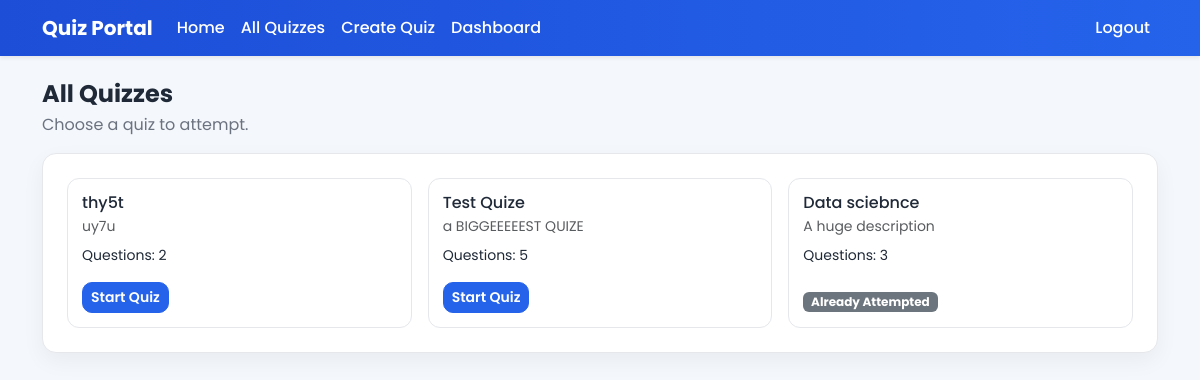
The app's page /quizzes/ (signed in) with its own data.
### quiz/models.py (models this page shows, shortened)
class Quiz(models.Model):
    title = models.CharField(max_length=200)
    description = models.TextField()
    created_at = models.DateTimeField(auto_now_add=True)

### quiz/views.py (the view)
# urls.py: path('quizzes/', views.quiz_list, name='quiz_list'),
@login_required
def quiz_list(request):
    quizzes = Quiz.objects.all().order_by('-created_at')
    participant = Participant.objects.filter(user=request.user).first()
    attempted_quiz_ids = []
    if participant:
        attempted_quiz_ids = list(
            Result.objects.filter(participant=participant).values_list('quiz_id', flat=True)
        )
    return render(
        request,
        'quiz/quiz_list.html',
        {
            'quizzes': quizzes,
            'attempted_quiz_ids': attempted_quiz_ids,
        },
    )

### quiz/templates/quiz/quiz_list.html (shortened to what this page needs)
{% extends 'quiz/base.html' %}
{% block content %}
<div class="d-flex justify-content-between align-items-center mb-3">
    <div>
        <h2 class="section-title h4 mb-1">All Quizzes</h2>
        <p class="section-subtitle">Choose a quiz to attempt.</p>
    </div>
</div>
<div class="page-box p-4">
    {% if quizzes %}
        <div class="row g-3">
            {% for quiz in quizzes %}
                <div class="col-md-6 col-xl-4">
                    <div class="quiz-card d-flex flex-column">
                        <h3 class="h6 mb-1">{{ quiz.title }}</h3>
                        <p class="text-muted small mb-2">{{ quiz.description|truncatechars:100 }}</p>
                        <p class="small mb-3">Questions: {{ quiz.questions.count }}</p>
                        <div class="mt-auto">
                            {% if user.is_superuser %}
                                <a href="{% url 'edit_quiz' quiz.id %}" class="btn btn-outline-primary btn-sm">Edit Quiz</a>
                            {% elif user.is_authenticated %}
                                {% if quiz.id in attempted_quiz_ids %}
                                    <span class="badge text-bg-secondary">Already Attempted</span>
                                {% else %}
                                    <a href="{% url 'attempt_quiz' quiz.id %}" class="btn btn-primary btn-sm">Start Quiz</a>
                                {% endif %}
                            {% else %}
                                <a href="{% url 'login' %}" class="btn btn-primary btn-sm">Login to Attempt</a>
                            {% endif %}
                        </div>
                    </div>
                </div>
            {% endfor %}
        </div>
    {% else %}
        <p class="text-muted mb-0">No quizzes available.</p>
    {% endif %}
</div>
{% endblock %}

### quiz/templates/quiz/base.html (style rules this page uses)
:root { --brand: #2563eb; --brand-dark: #1d4ed8; --page-bg: #f4f7fb; --text: #1f2937; --muted: #6b7280; }
body { font-family: "Poppins", sans-serif; background-color: var(--page-bg); color: var(--text); }
.page-box { background: #fff; border: 1px solid #e5e7eb; border-radius: 14px; box-shadow: 0 8px 22px rgba(0, 0, 0, 0.05); }
.section-title { font-weight: 700; margin-bottom: 4px; }
.section-subtitle { color: var(--muted); margin-bottom: 0; }
.btn { border-radius: 10px; font-weight: 600; }
.btn-primary { background-color: var(--brand); border-color: var(--brand); }
.quiz-card { border: 1px solid #e5e7eb; border-radius: 12px; padding: 14px; background: #fff; height: 100%; }

### records on screen
Quiz: title "thy5t", description "uy7u", questions.count "2", shows "Start Quiz"
Quiz: title "Test Quize", description "a BIGGEEEEEST QUIZE", questions.count "5", shows "Start Quiz"
Quiz: title "Data sciebnce", description "A huge description", questions.count "3", shows "Already Attempted"
